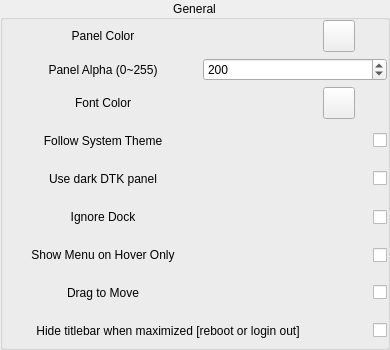
           <widget class="QGroupBox" name="groupBox_2">
            <property name="title">
             <string>General</string>
            </property>
            <property name="alignment">
             <set>Qt::AlignCenter</set>
            </property>
            <property name="flat">
             <bool>false</bool>
            </property>
            <layout class="QVBoxLayout" name="verticalLayout_4">
             <property name="leftMargin">
              <number>0</number>
             </property>
             <property name="topMargin">
              <number>0</number>
             </property>
             <property name="rightMargin">
              <number>0</number>
             </property>
             <property name="bottomMargin">
              <number>0</number>
             </property>
             <item>
              <widget class="QWidget" name="widget" native="true">
               <layout class="QHBoxLayout" name="horizontalLayout">
                <property name="spacing">
                 <number>0</number>
                </property>
                <property name="leftMargin">
                 <number>0</number>
                </property>
                <property name="topMargin">
                 <number>0</number>
                </property>
                <property name="rightMargin">
                 <number>0</number>
                </property>
                <property name="bottomMargin">
                 <number>0</number>
                </property>
                <item>
                 <widget class="QLabel" name="label">
                  <property name="minimumSize">
                   <size>
                    <width>200</width>
                    <height>0</height>
                   </size>
                  </property>
                  <property name="maximumSize">
                   <size>
                    <width>200</width>
                    <height>16777215</height>
                   </size>
                  </property>
                  <property name="text">
                   <string>Panel Color</string>
                  </property>
                  <property name="alignment">
                   <set>Qt::AlignCenter</set>
                  </property>
                 </widget>
                </item>
                <item>
                 <spacer name="horizontalSpacer_2">
                  <property name="orientation">
                   <enum>Qt::Horizontal</enum>
                  </property>
                  <property name="sizeHint" stdset="0">
                   <size>
                    <width>40</width>
                    <height>20</height>
                   </size>
                  </property>
                 </spacer>
                </item>
                <item>
                 <widget class="QLabel" name="panelColorlabel">
                  <property name="minimumSize">
                   <size>
                    <width>32</width>
                    <height>32</height>
                   </size>
                  </property>
                  <property name="maximumSize">
                   <size>
                    <width>32</width>
                    <height>32</height>
                   </size>
                  </property>
                  <property name="text">
                   <string notr="true"/>
                  </property>
                 </widget>
                </item>
                <item>
                 <widget class="QToolButton" name="panelColorToolButton">
                  <property name="minimumSize">
                   <size>
                    <width>32</width>
                    <height>32</height>
                   </size>
                  </property>
                  <property name="maximumSize">
                   <size>
                    <width>32</width>
                    <height>32</height>
                   </size>
                  </property>
                  <property name="toolTip">
                   <string>Config</string>
                  </property>
                  <property name="text">
                   <string notr="true"/>
                  </property>
                  <property name="icon">
                   <iconset theme=":/icons/config.svg">
                    <normaloff>.</normaloff>.</iconset>
                  </property>
                 </widget>
                </item>
                <item>
                 <widget class="QLabel" name="label_5">
                  <property name="minimumSize">
                   <size>
                    <width>32</width>
                    <height>32</height>
                   </size>
                  </property>
                  <property name="maximumSize">
                   <size>
                    <width>32</width>
                    <height>32</height>
                   </size>
                  </property>
                  <property name="text">
                   <string notr="true"/>
                  </property>
                 </widget>
                </item>
               </layout>
              </widget>
             </item>
             <item>
              <widget class="QWidget" name="widget_2" native="true">
               <layout class="QHBoxLayout" name="horizontalLayout_2">
                <property name="spacing">
                 <number>0</number>
                </property>
                <property name="leftMargin">
                 <number>0</number>
                </property>
                <property name="topMargin">
                 <number>0</number>
                </property>
                <property name="rightMargin">
                 <number>0</number>
                </property>
                <property name="bottomMargin">
                 <number>0</number>
                </property>
                <item>
                 <widget class="QLabel" name="label_2">
                  <property name="minimumSize">
                   <size>
                    <width>200</width>
                    <height>0</height>
                   </size>
                  </property>
                  <property name="maximumSize">
                   <size>
                    <width>200</width>
                    <height>16777215</height>
                   </size>
                  </property>
                  <property name="text">
                   <string>Panel Alpha (0~255)</string>
                  </property>
                  <property name="alignment">
                   <set>Qt::AlignCenter</set>
                  </property>
                 </widget>
                </item>
                <item>
                 <widget class="QSpinBox" name="opacitySpinBox">
                  <property name="maximumSize">
                   <size>
                    <width>16777215</width>
                    <height>32</height>
                   </size>
                  </property>
                  <property name="maximum">
                   <number>255</number>
                  </property>
                  <property name="value">
                   <number>200</number>
                  </property>
                 </widget>
                </item>
               </layout>
              </widget>
             </item>
             <item>
              <widget class="QWidget" name="widget_3" native="true">
               <layout class="QHBoxLayout" name="horizontalLayout_3">
                <property name="spacing">
                 <number>0</number>
                </property>
                <property name="leftMargin">
                 <number>0</number>
                </property>
                <property name="topMargin">
                 <number>0</number>
                </property>
                <property name="rightMargin">
                 <number>0</number>
                </property>
                <property name="bottomMargin">
                 <number>0</number>
                </property>
                <item>
                 <widget class="QLabel" name="label_4">
                  <property name="minimumSize">
                   <size>
                    <width>200</width>
                    <height>0</height>
                   </size>
                  </property>
                  <property name="maximumSize">
                   <size>
                    <width>200</width>
                    <height>16777215</height>
                   </size>
                  </property>
                  <property name="text">
                   <string>Font Color</string>
                  </property>
                  <property name="alignment">
                   <set>Qt::AlignCenter</set>
                  </property>
                 </widget>
                </item>
                <item>
                 <spacer name="horizontalSpacer">
                  <property name="orientation">
                   <enum>Qt::Horizontal</enum>
                  </property>
                  <property name="sizeHint" stdset="0">
                   <size>
                    <width>40</width>
                    <height>20</height>
                   </size>
                  </property>
                 </spacer>
                </item>
                <item>
                 <widget class="QLabel" name="fontColorLabel">
                  <property name="minimumSize">
                   <size>
                    <width>32</width>
                    <height>32</height>
                   </size>
                  </property>
                  <property name="maximumSize">
                   <size>
                    <width>32</width>
                    <height>32</height>
                   </size>
                  </property>
                  <property name="styleSheet">
                   <string notr="true"/>
                  </property>
                  <property name="text">
                   <string notr="true"/>
                  </property>
                 </widget>
                </item>
                <item>
                 <widget class="QToolButton" name="fontColorToolButton">
                  <property name="minimumSize">
                   <size>
                    <width>32</width>
                    <height>32</height>
                   </size>
                  </property>
                  <property name="maximumSize">
                   <size>
                    <width>32</width>
                    <height>32</height>
                   </size>
                  </property>
                  <property name="toolTip">
                   <string>Config</string>
                  </property>
                  <property name="text">
                   <string/>
                  </property>
                  <property name="icon">
                   <iconset theme=":/icons/config.svg">
                    <normaloff>.</normaloff>.</iconset>
                  </property>
                 </widget>
                </item>
                <item>
                 <widget class="QLabel" name="label_6">
                  <property name="minimumSize">
                   <size>
                    <width>32</width>
                    <height>32</height>
                   </size>
                  </property>
                  <property name="maximumSize">
                   <size>
                    <width>32</width>
                    <height>32</height>
                   </size>
                  </property>
                  <property name="text">
                   <string notr="true"/>
                  </property>
                 </widget>
                </item>
               </layout>
              </widget>
             </item>
             <item>
              <widget class="QWidget" name="widget_17" native="true">
               <layout class="QHBoxLayout" name="horizontalLayout_18">
                <property name="spacing">
                 <number>0</number>
                </property>
                <property name="leftMargin">
                 <number>0</number>
                </property>
                <property name="topMargin">
                 <number>0</number>
                </property>
                <property name="rightMargin">
                 <number>0</number>
                </property>
                <property name="bottomMargin">
                 <number>0</number>
                </property>
                <item>
                 <widget class="QLabel" name="label_27">
                  <property name="minimumSize">
                   <size>
                    <width>200</width>
                    <height>32</height>
                   </size>
                  </property>
                  <property name="text">
                   <string>Follow System Theme</string>
                  </property>
                  <property name="alignment">
                   <set>Qt::AlignCenter</set>
                  </property>
                 </widget>
                </item>
                <item>
                 <spacer name="horizontalSpacer_16">
                  <property name="orientation">
                   <enum>Qt::Horizontal</enum>
                  </property>
                  <property name="sizeHint" stdset="0">
                   <size>
                    <width>40</width>
                    <height>20</height>
                   </size>
                  </property>
                 </spacer>
                </item>
                <item>
                 <widget class="QCheckBox" name="followSystemThemeCheckBox">
                  <property name="text">
                   <string notr="true"/>
                  </property>
                 </widget>
                </item>
               </layout>
              </widget>
             </item>
             <item>
              <widget class="QWidget" name="darkDtkPanelWidget" native="true">
               <layout class="QHBoxLayout" name="darkDtkPanelLayout">
                <property name="spacing">
                 <number>0</number>
                </property>
                <property name="leftMargin">
                 <number>0</number>
                </property>
                <property name="topMargin">
                 <number>0</number>
                </property>
                <property name="rightMargin">
                 <number>0</number>
                </property>
                <property name="bottomMargin">
                 <number>0</number>
                </property>
                <item>
                 <widget class="QLabel" name="darkDtkPanelLabel">
                  <property name="minimumSize">
                   <size>
                    <width>200</width>
                    <height>32</height>
                   </size>
                  </property>
                  <property name="text">
                   <string>Use dark DTK panel</string>
                  </property>
                  <property name="alignment">
                   <set>Qt::AlignCenter</set>
                  </property>
                 </widget>
                </item>
                <item>
                 <spacer name="darkDtkPanelSpacer">
                  <property name="orientation">
                   <enum>Qt::Horizontal</enum>
                  </property>
                  <property name="sizeHint" stdset="0">
                   <size>
                    <width>40</width>
                    <height>20</height>
                   </size>
                  </property>
                 </spacer>
                </item>
                <item>
                 <widget class="QCheckBox" name="useDarkDtkPanelCheckBox">
                  <property name="text">
                   <string notr="true"/>
                  </property>
                 </widget>
                </item>
               </layout>
              </widget>
             </item>
             <item>
              <widget class="QWidget" name="widget_12" native="true">
               <property name="toolTip">
                <string>Ignore the dde-dock window. 
It is used to solve the desktop icon occlusion problem.
Only works when dde-dock is not running.

If anything strange happens, please uncheck this, and restart the dde-dock.</string>
               </property>
               <property name="statusTip">
                <string>Ignore the dde-dock window.  It is used to solve the desktop icon occlusion problem. Only works when dde-dock is not Ignore the dde-dock window.  It is used to solve the desktop icon occlusion problem. Only works when dde-dock is not running.  If anything strange happens, please uncheck this, and restart the dde-dock..</string>
               </property>
               <property name="whatsThis">
                <string>Ignore the dde-dock window. 
It is used to solve the desktop icon occlusion problem.
Only works when dde-dock is not running.

If anything strange happens, please uncheck this, and restart the dde-dock.</string>
               </property>
               <layout class="QHBoxLayout" name="horizontalLayout_13">
                <property name="spacing">
                 <number>0</number>
                </property>
                <property name="leftMargin">
                 <number>0</number>
                </property>
                <property name="topMargin">
                 <number>0</number>
                </property>
                <property name="rightMargin">
                 <number>0</number>
                </property>
                <property name="bottomMargin">
                 <number>0</number>
                </property>
                <item>
                 <widget class="QLabel" name="label_22">
                  <property name="minimumSize">
                   <size>
                    <width>200</width>
                    <height>0</height>
                   </size>
                  </property>
                  <property name="maximumSize">
                   <size>
                    <width>200</width>
                    <height>16777215</height>
                   </size>
                  </property>
                  <property name="text">
                   <string>Ignore Dock</string>
                  </property>
                  <property name="alignment">
                   <set>Qt::AlignCenter</set>
                  </property>
                 </widget>
                </item>
                <item>
                 <spacer name="horizontalSpacer_11">
                  <property name="orientation">
                   <enum>Qt::Horizontal</enum>
                  </property>
                  <property name="sizeHint" stdset="0">
                   <size>
                    <width>40</width>
                    <height>20</height>
                   </size>
                  </property>
                 </spacer>
                </item>
                <item>
                 <widget class="QCheckBox" name="ignoreDockCheckBox">
                  <property name="minimumSize">
                   <size>
                    <width>0</width>
                    <height>32</height>
                   </size>
                  </property>
                  <property name="text">
                   <string/>
                  </property>
                 </widget>
                </item>
               </layout>
              </widget>
             </item>
             <item>
              <widget class="QWidget" name="widget_8" native="true">
               <layout class="QHBoxLayout" name="horizontalLayout_9">
                <property name="spacing">
                 <number>0</number>
                </property>
                <property name="leftMargin">
                 <number>0</number>
                </property>
                <property name="topMargin">
                 <number>0</number>
                </property>
                <property name="rightMargin">
                 <number>0</number>
                </property>
                <property name="bottomMargin">
                 <number>0</number>
                </property>
                <item>
                 <widget class="QLabel" name="label_15">
                  <property name="minimumSize">
                   <size>
                    <width>200</width>
                    <height>0</height>
                   </size>
                  </property>
                  <property name="maximumSize">
                   <size>
                    <width>200</width>
                    <height>16777215</height>
                   </size>
                  </property>
                  <property name="text">
                   <string>Show Menu on Hover Only</string>
                  </property>
                  <property name="alignment">
                   <set>Qt::AlignCenter</set>
                  </property>
                 </widget>
                </item>
                <item>
                 <spacer name="horizontalSpacer_7">
                  <property name="orientation">
                   <enum>Qt::Horizontal</enum>
                  </property>
                  <property name="sizeHint" stdset="0">
                   <size>
                    <width>40</width>
                    <height>20</height>
                   </size>
                  </property>
                 </spacer>
                </item>
                <item>
                 <widget class="QCheckBox" name="menuOnHoverCheckBox">
                  <property name="minimumSize">
                   <size>
                    <width>0</width>
                    <height>32</height>
                   </size>
                  </property>
                  <property name="text">
                   <string/>
                  </property>
                 </widget>
                </item>
               </layout>
              </widget>
             </item>
             <item>
              <widget class="QWidget" name="widget_19" native="true">
               <layout class="QHBoxLayout" name="horizontalLayout_20">
                <property name="leftMargin">
                 <number>0</number>
                </property>
                <property name="topMargin">
                 <number>0</number>
                </property>
                <property name="rightMargin">
                 <number>0</number>
                </property>
                <property name="bottomMargin">
                 <number>0</number>
                </property>
                <item>
                 <widget class="QLabel" name="label_28">
                  <property name="minimumSize">
                   <size>
                    <width>200</width>
                    <height>32</height>
                   </size>
                  </property>
                  <property name="maximumSize">
                   <size>
                    <width>200</width>
                    <height>32</height>
                   </size>
                  </property>
                  <property name="whatsThis">
                   <string>&lt;html&gt;&lt;head/&gt;&lt;body&gt;&lt;p&gt;Allow moving the maximum window by dragging on the empty area of the top panel &lt;/p&gt;&lt;/body&gt;&lt;/html&gt;</string>
                  </property>
                  <property name="text">
                   <string>Drag to Move</string>
                  </property>
                  <property name="alignment">
                   <set>Qt::AlignCenter</set>
                  </property>
                 </widget>
                </item>
                <item>
                 <spacer name="horizontalSpacer_17">
                  <property name="orientation">
                   <enum>Qt::Horizontal</enum>
                  </property>
                  <property name="sizeHint" stdset="0">
                   <size>
                    <width>40</width>
                    <height>20</height>
                   </size>
                  </property>
                 </spacer>
                </item>
                <item>
                 <widget class="QCheckBox" name="dragToMoveCheckBox">
                  <property name="text">
                   <string/>
                  </property>
                 </widget>
                </item>
               </layout>
              </widget>
             </item>
             <item>
              <widget class="QWidget" name="widget_16" native="true">
               <layout class="QHBoxLayout" name="horizontalLayout_17">
                <property name="spacing">
                 <number>0</number>
                </property>
                <property name="leftMargin">
                 <number>0</number>
                </property>
                <property name="topMargin">
                 <number>0</number>
                </property>
                <property name="rightMargin">
                 <number>0</number>
                </property>
                <property name="bottomMargin">
                 <number>0</number>
                </property>
                <item>
                 <widget class="QLabel" name="label_26">
                  <property name="minimumSize">
                   <size>
                    <width>330</width>
                    <height>32</height>
                   </size>
                  </property>
                  <property name="text">
                   <string>Hide titlebar when maximized [reboot or login out]</string>
                  </property>
                  <property name="alignment">
                   <set>Qt::AlignCenter</set>
                  </property>
                 </widget>
                </item>
                <item>
                 <spacer name="horizontalSpacer_15">
                  <property name="orientation">
                   <enum>Qt::Horizontal</enum>
                  </property>
                  <property name="sizeHint" stdset="0">
                   <size>
                    <width>40</width>
                    <height>20</height>
                   </size>
                  </property>
                 </spacer>
                </item>
                <item>
                 <widget class="QCheckBox" name="hideTitlebarCheckBox">
                  <property name="text">
                   <string/>
                  </property>
                 </widget>
                </item>
               </layout>
              </widget>
             </item>
            </layout>
           </widget>
